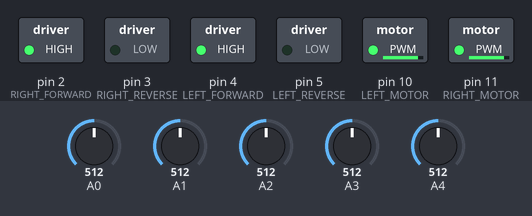
Recording of a sketch running on a simulated Arduino Uno, built with avr-gcc and run on an emulated ATmega328P. Shown: switched loads named in the sketch (green lamp = pin HIGH). Inputs (shaded band) come from the test bench; at power-on: A0 = 512, A4 = 512, A3 = 512, A1 = 512, A2 = 512.

Above: at 1.2 s.
1.3 s: A0 set to 716
At 2.2 s:
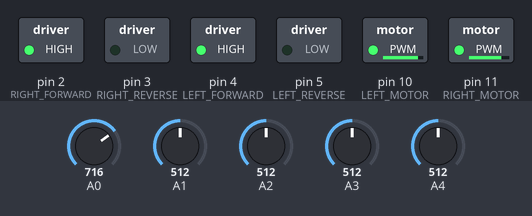
2.8 s: A4 set to 490
At 3.4 s:
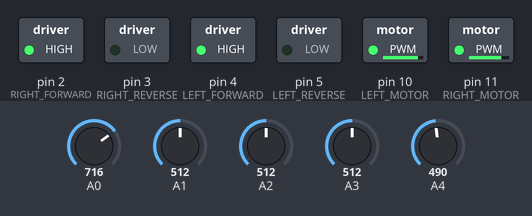
4.3 s: A3 set to 716
At 5.5 s:
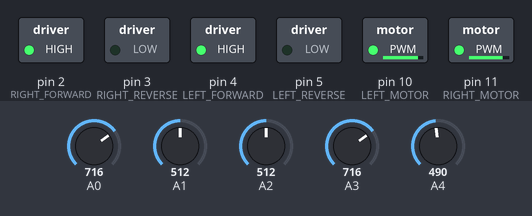
5.8 s: A1 set to 240
At 6.8 s:
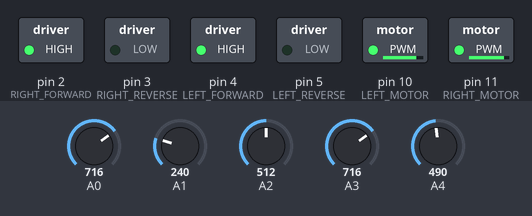
7.3 s: A1 set to 260
At 8.0 s:
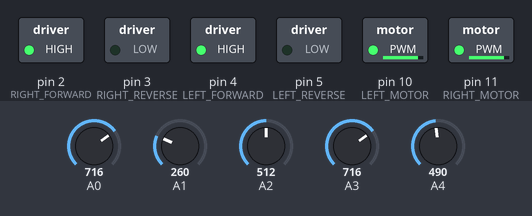
8.8 s: A4 set to 240
At 9.1 s:
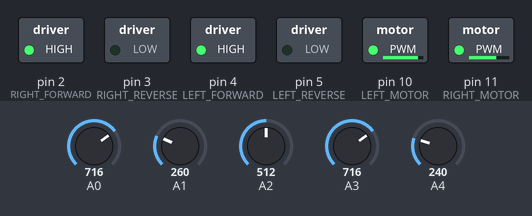
Timing chart, 0 to 11.3 s (numbered marks = the images above; inputs shaded):
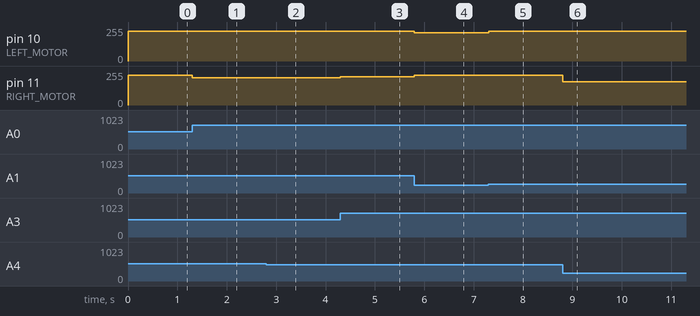

Measured:
- after the input at 1.3 s, pin 11 (RIGHT_MOTOR): 222/255 → 206/255 at once
- after the input at 2.8 s, pin 11 (RIGHT_MOTOR): 206/255 → 204/255 at once
- after the input at 4.3 s, pin 11 (RIGHT_MOTOR): 204/255 → 213/255 at once
- after the input at 5.8 s, pin 10 (LEFT_MOTOR): 222/255 → 211/255 at once; pin 11 (RIGHT_MOTOR): 213/255 → 222/255 at once
- after the input at 7.3 s, pin 10 (LEFT_MOTOR): 211/255 → 222/255 at once
- after the input at 8.8 s, pin 11 (RIGHT_MOTOR): 222/255 → 173/255 at once

The sketch:

net_copy_pid_line_tracer.ino
```cpp
//********************************************************************
// VARIABLES VARIABLES VARIABLES VARIABLES VARIABLES VARIABLES VARIABL
//********************************************************************
const int RIGHT_MOTOR = 11;
const int LEFT_MOTOR = 10;
const int RIGHT_FORWARD = 2;
const int RIGHT_REVERSE = 3;
const int LEFT_FORWARD = 4;
const int LEFT_REVERSE = 5;
int right_speed = 0;
int left_speed = 0;
long sensors[] = {0, 0, 0, 0, 0};
long sensors_average = 0;
int sensors_sum = 0;
boolean sensors_flag = false;
int line_count = 0;
int position = 0;
int proportional = 0;
long integral = 0;
int derivative = 0;
int last_proportional = 0;
int control_value = 0;
int max_difference = 222;
float Kp = .111;
float Ki = 0;
float Kd = 1;

//********************************************************************
// SETUP FUNCTION SETUP FUNCTION SETUP FUNCTION SETUP FUNCTION SETUP F
//********************************************************************
void setup()
{
  // TEST TEST TEST TEST TEST TEST TEST TEST TEST TEST TEST TEST TEST
  Serial.begin(9600);

  // Setup motor direction control pins
  pinMode(RIGHT_FORWARD, OUTPUT);
  pinMode(RIGHT_REVERSE, OUTPUT);
  pinMode(LEFT_FORWARD, OUTPUT);
  pinMode(LEFT_REVERSE, OUTPUT);

  // Initialize both motors to forward
  digitalWrite(RIGHT_FORWARD, HIGH);
  digitalWrite(RIGHT_REVERSE, LOW);
  digitalWrite(LEFT_FORWARD, HIGH);
  digitalWrite(LEFT_REVERSE, LOW);
}

//********************************************************************
// LOOP FUNCTION LOOP FUNCTION LOOP FUNCTION LOOP FUNCTION LOOP FUNCTI
//********************************************************************
void loop()
{
  read_sensors();
  get_average();
  get_sum();
  get_flags();
  process_flags();
  get_position();
  get_proportional();
  get_integral();
  get_derivative();
  get_control();
  process_control();
  set_motors(right_speed, left_speed);
}

//********************************************************************
// READ_SENSORS FUNCTION READ_SENSORS FUNCTION READ_SENSORS FUNCTION R
//********************************************************************
void read_sensors()
{
  // Take a reading from each of the five line sensors
  for (int i = 0; i < 5; i++)
  {
    sensors[i] = analogRead(i);

    // Round readings less than two hundred fifty down to zero to filter
    // out surface noise
    if (sensors[i] < 250)
    {
      sensors[i] = 0;
    }
  }
}

//********************************************************************
// GET_AVERAGE FUNCTION GET_AVERAGE FUNCTION GET_AVERAGE FUNCTION GET_
//********************************************************************
void get_average()
{
  // Zero the sensors_average variable
  sensors_average = 0;

  // Generate the weighted sensor average starting at sensor one to
  // keep from doing a needless multiplicaiton by zero which will
  // always discarded any value read by sensor zero
  for (int i = 1; i < 5; i ++)
  {
    sensors_average += sensors[i] * i * 1000;
  }
}

//********************************************************************
// GET_SUM FUNCTION GET_SUM FUNCTION GET_SUM FUNCTION GET_SUM FUNCTION
//********************************************************************
void get_sum()
{
  // Zero the sensors_sum variable
  sensors_sum = 0;

  // Sum the total of all the sensor readings
  for (int i = 0; i < 5; i++)
  {
    sensors_sum += int(sensors[i]);
  }
}

//********************************************************************
// GET_FLAGS FUNCTION GET_FLAGS FUNCTION GET_FLAGS FUNCTION GET_FLAGS
//********************************************************************
void get_flags()
{
  // If a perpendicular line was read set the sensors_flag and
  // increment the line count
  if (sensors_sum > 4450)
  {
    sensors_flag = true;
    line_count++;
  }
}

//********************************************************************
// PROCESS_FLAGS PROCESS_FLAGS PROCESS_FLAGS PROCESS_FLAGS PROCESS_FLA
//********************************************************************
void process_flags()
{
  if (sensors_flag == true && line_count == 2)
  {
    // Make a right turn and acquire the center of the line
    right_turn();
  }
  else if (sensors_flag == true && line_count == 3)
  {
    // Add code here
  }
  else if (sensors_flag == true && line_count == 4)
  {
    // Add code here
  }

  // Clear sensors_flag
  sensors_flag = false;
}

//********************************************************************
// GET_POSITION FUNCTION GET_POSITION FUNCTION GET_POSITION FUNCTION G
//********************************************************************
void get_position()
{
  // Calculate the current position on the line
  position = int(sensors_average / sensors_sum);
}

//********************************************************************
// GET_PROPORTIONAL FUNCTION GET_PROPORTIONAL FUNCTION GET_PROPORTIONA
//********************************************************************
void get_proportional()
{
  // Caculate the proportional value
  proportional = position - 2000;
}

//********************************************************************
// GET_INTEGRAL FUNCTION GET_INTEGRAL FUNCTION GET_INTEGRAL FUNCTION G
//********************************************************************
void get_integral()
{
  // Calculate the integral value
  integral = integral + proportional;
}

//********************************************************************
// GET_DERIVATIVE FUNCTION GET_DERIVATIVE FUNCTION GET_DERIVATIVE FUNC
//********************************************************************
void get_derivative()
{
  // Calculate the derivative value
  derivative = proportional - last_proportional;

  // Store proportional value in last_proportional for the derivative
  // calculation on next loop
  last_proportional = proportional;
}

//********************************************************************
// GET_CONTROL FUNCTION GET_CONTROL FUNCTION GET_CONTROL FUNCTION GET_
//********************************************************************
void get_control()
{
  // Calculate the control value
  control_value = int(proportional * Kp +
                      integral * Ki +
                      derivative * Kd);
}

//********************************************************************
// PROCESS_CONTROL PROCESS_CONTROL PROCESS_CONTROL PROCESS_CONTROL PRO
//********************************************************************
void process_control()
{
  // If the control value is greater than the allowed maximum set it
  // to the maximum
  if (control_value > max_difference)
  {
    control_value = max_difference;
  }

  // If the control value is less than the allowed minimum set it to
  // the minimum
  if (control_value < -max_difference)
  {
    control_value = -max_difference;
  }

  // If control_value is less than zero calculate a right turn to
  // acquire the center of the line
  if (control_value < 0)
  {
    right_speed = max_difference + control_value;
    left_speed = max_difference;
  }
  // If control_value is greater than zero calculate a left turn to
  // acquire the center of the line
  else
  {
    right_speed = max_difference;
    left_speed = max_difference - control_value;
  }
}

//********************************************************************
// SET_MOTORS FUNCTION SET_MOTORS FUNCTION SET_MOTORS FUNCTION SET_MOT
//********************************************************************
void set_motors(int right_speed, int left_speed)
{
  // Adjust the motor speeds according to the calculated values
  analogWrite(RIGHT_MOTOR, right_speed);
  analogWrite(LEFT_MOTOR, left_speed);
}

//********************************************************************
// RIGHT_TURN FUNCTION RIGHT_TURN FUNCTION RIGHT_TURN FUNCTION RIGHT_T
//********************************************************************
void right_turn()
{
  // Cut power from left and right motors and coast until
  // perpendicular line is passed
  set_motors(0, 0);
  delay(250);

  // Take new sensor zero reading
  sensors[0] = analogRead(0);

  // Initialize the right motor for reverse travel
  digitalWrite(RIGHT_FORWARD, LOW);
  digitalWrite(RIGHT_REVERSE, HIGH);

  // Turn right until the edge of the line is acquired
  while (sensors[0] < 500)
  {
    set_motors(222, 222);
    sensors[0] = analogRead(0);
  }

  // Initialize the right motor back to forward travel
  digitalWrite(RIGHT_FORWARD, HIGH);
  digitalWrite(RIGHT_REVERSE, LOW);
}
```
